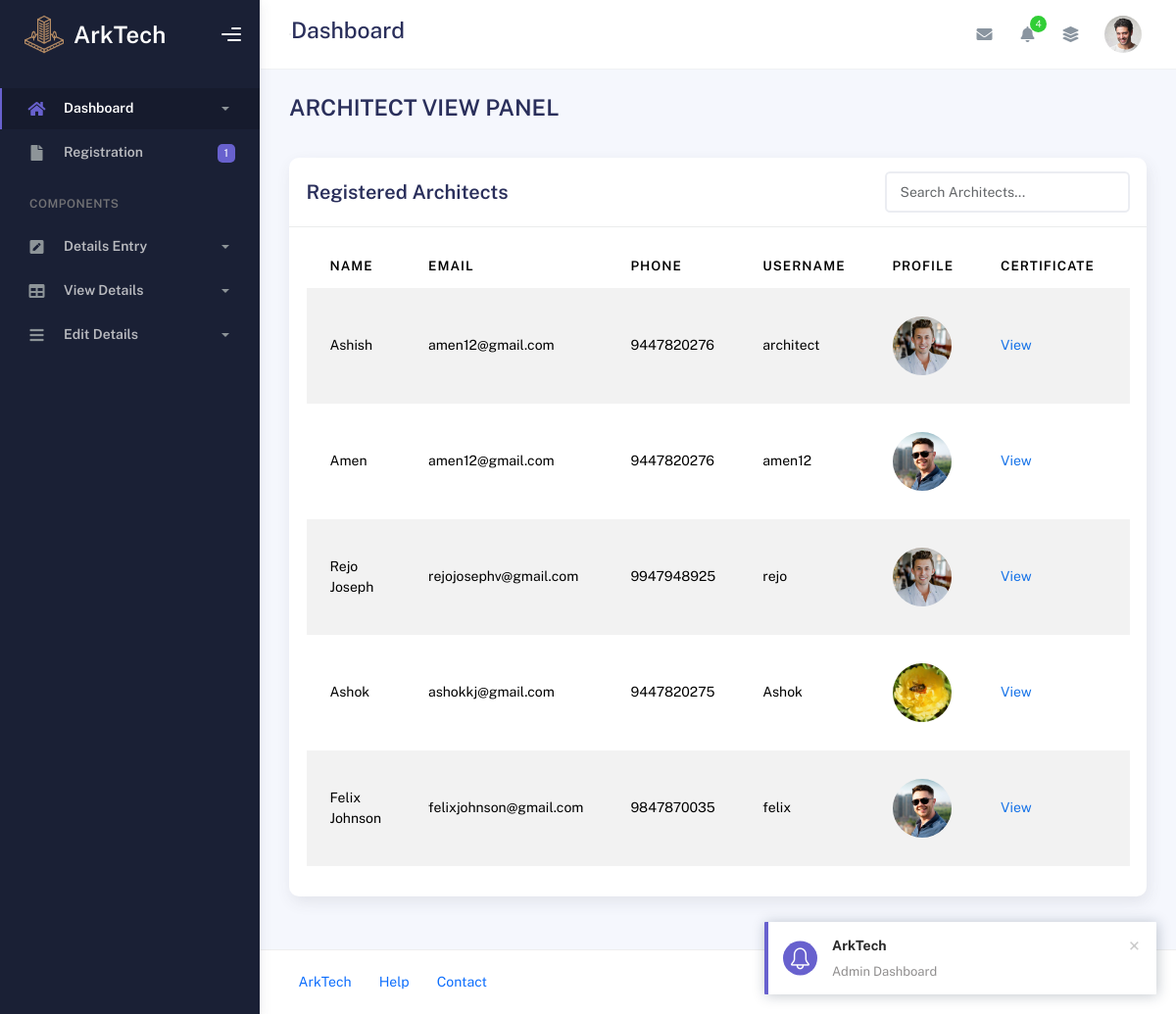
/Admin/architect_view.php, run on an earlier commit of the app's database.
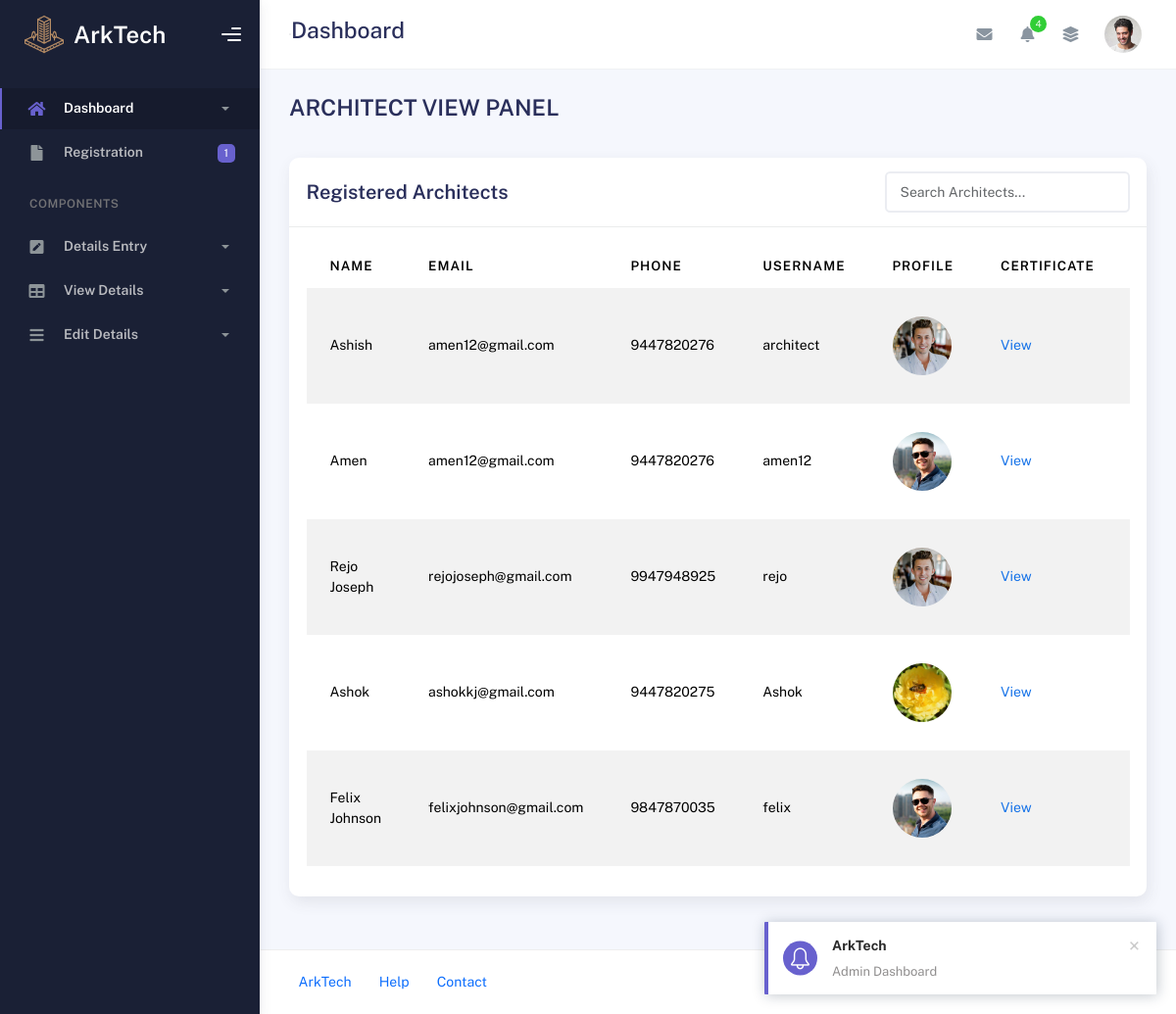
And on a later commit of the database.
### tables this page shows
CREATE TABLE IF NOT EXISTS `tbl_architects` (
  `architect_id` int NOT NULL AUTO_INCREMENT,
  `arch_name` varchar(50) NOT NULL,
  `about` mediumtext NOT NULL,
  `profiles` varchar(500) NOT NULL,
  `email` varchar(50) NOT NULL,
  `phone` bigint NOT NULL,
  `username` varchar(20) NOT NULL,
  `passwords` varchar(50) NOT NULL,
  `certificate_of_licensce` varchar(200) NOT NULL,
  `location_id` int NOT NULL,
  `arch_locations` varchar(500) NOT NULL,
  `status` varchar(20) NOT NULL,
  PRIMARY KEY (`architect_id`)
);

### dboperation.php (called while the page is built, shortened)
<?php
class dboperation
{
    public $con,$res;
    function __construct()
    {
        $this->con=mysqli_connect("localhost","root","","arktech");
    }
    public function executequery($sql)
    {
        $this->res=mysqli_query($this->con,$sql);
        return $this->res;
    }
}
?>

### Admin/architect_view.php (the view, shortened to what this page needs)
<?php
include("header.php");
include("../dboperation.php");
$obj = new dboperation();
$sql = "SELECT * FROM tbl_architects";
$res = $obj->executequery($sql);
?>
<div class="container">
  <div class="page-inner">
    <div class="page-header">
      <h3 class="fw-bold mb-3">ARCHITECT VIEW PANEL</h3>
    </div>
    <div class="row">
      <div class="col-md-12">
        <div class="card">
          <div class="card-header d-flex justify-content-between align-items-center">
            <h4 class="card-title m-0">Registered Architects</h4>
            <input type="text" id="architectSearch" class="form-control" style="width: 250px;" placeholder="Search Architects...">
          </div>
          <div class="card-body">
            <div class="table-responsive">
              <table id="architect-table" class="display table table-striped table-hover">
                <thead>
                  <tr>
                    <th>Name</th>
                    <th>Email</th>
                    <th>Phone</th>
                    <th>Username</th>
                    <th>Profile</th>
                    <th>Certificate</th>
                    <th>Status</th>
                  </tr>
                </thead>
                <tbody>
                  <?php while ($row = mysqli_fetch_array($res)) { ?>
                    <tr>
                      <td><?=($row["arch_name"]) ?></td>
                      <td><?=($row["email"]) ?></td>
                      <td><?=($row["phone"]) ?></td>
                      <td><?=($row["username"]) ?></td>
                      <td>
                        <?php if (!empty($row["profiles"])): ?>
                          <img src="../uploads/<?= $row["profiles"] ?>" alt="Profile Pic" width="60" height="60" style="object-fit:cover;border-radius:50%;">
                        <?php else: ?>
                          N/A
                        <?php endif; ?>
                      </td>
                      <td>
                        <?php if (!empty($row["certificate_of_licensce"])): ?>
                          <a href="#" onclick="openPopup('../uploads/<?= $row['certificate_of_licensce'] ?>'); return false;">View</a>
                        <?php else: ?>
                          N/A
                        <?php endif; ?>
                      </td>
                      <td>
                      </td>
                    </tr>
                  <?php } ?>
                </tbody>
              </table>
            </div>
          </div>
        </div>
      </div>
    </div>
  </div>
</div>
<?php include("footer.php"); ?>

### Admin/header.php (shortened to what this page needs)
<!DOCTYPE html>
<html lang="en">
  <head>
    <link rel="stylesheet" href="assets/css/bootstrap.min.css" />
    <link rel="stylesheet" href="assets/css/plugins.min.css" />
    <link rel="stylesheet" href="assets/css/kaiadmin.min.css" />
     <link href="https://cdn.jsdelivr.net/npm/bootstrap-icons@1.10.5/font/bootstrap-icons.css" rel="stylesheet">
  </head>
  <body>
    <div class="wrapper">
      <div class="sidebar" data-background-color="dark">
        <div class="sidebar-logo">
          <div class="logo-header" data-background-color="dark">
        <a href="index.php" class="logo d-flex align-items-center" style="text-decoration: none;">
        <img
            src="img/icon-1.png"
            alt="navbar brand"
            class="navbar-brand"
            height="40"
          />
        <span style="color: white; font-size: 24px; font-weight: 600; margin-left: 10px;">ArkTech</span>
        </a>
            <div class="nav-toggle">
              <button class="btn btn-toggle toggle-sidebar">
                <i class="gg-menu-right"></i>
              </button>
            </div>
          </div>
        </div>
        <div class="sidebar-wrapper scrollbar scrollbar-inner">
          <div class="sidebar-content">
            <ul class="nav nav-secondary">
              <li class="nav-item active">
                <a
                  data-bs-toggle="collapse"
                  href="#dashboard"
                  class="collapsed"
                  aria-expanded="false"
                >
                  <i class="fas fa-home"></i>
                  <p>Dashboard</p>
                  <span class="caret"></span>
                </a>
              </li>
              <li class="nav-item">
                <a href="architect_view.php">
                  <i class="fas fa-file"></i>
                  <p>Registration</p>
                  <span class="badge badge-secondary">1</span>
                </a>
              </li>
              <li class="nav-section">
                <h4 class="text-section">Components</h4>
              </li>
              <li class="nav-item">
                <a data-bs-toggle="collapse" href="#forms">
                  <i class="fas fa-pen-square"></i>
                  <p>Details Entry</p>
                  <span class="caret"></span>
                </a>
              </li>
            <li class="nav-item">
                <a data-bs-toggle="collapse" href="#tables">
                  <i class="fas fa-table"></i>
                  <p>View Details</p>
                  <span class="caret"></span>
                </a>
              </li>
              <li class="nav-item">
                <a data-bs-toggle="collapse" href="#submenu">
                  <i class="fas fa-bars"></i>
                  <p>Edit Details</p>
                  <span class="caret"></span>
                </a>
              </li>
            </ul>
          </div>
        </div>
      </div>
      <div class="main-panel">
        <div class="main-header">
          <nav
            class="navbar navbar-header navbar-header-transparent navbar-expand-lg border-bottom"
          >
            <div class="container-fluid">
              <nav
                class="navbar navbar-header-left navbar-expand-lg navbar-form nav-search p-0 d-none d-lg-flex"
              >
                <div class="input-group">
              </nav>
              <h3>Dashboard</h3>
              <ul class="navbar-nav topbar-nav ms-md-auto align-items-center">
                <li class="nav-item topbar-icon dropdown hidden-caret">
                  <a
                    class="nav-link dropdown-toggle"
                    href="#"
                    id="messageDropdown"
                    role="button"
                    data-bs-toggle="dropdown"
                    aria-haspopup="true"
                    aria-expanded="false"
                  >
                    <i class="fa fa-envelope"></i>
                  </a>
                </li>
                <li class="nav-item topbar-icon dropdown hidden-caret">
                  <a
                    class="nav-link dropdown-toggle"
                    href="#"
                    id="notifDropdown"
                    role="button"
                    data-bs-toggle="dropdown"
                    aria-haspopup="true"
                    aria-expanded="false"
                  >
                    <i class="fa fa-bell"></i>
                    <span class="notification">4</span>
                  </a>
                </li>
                <li class="nav-item topbar-icon dropdown hidden-caret">
                  <a
                    class="nav-link"
                    data-bs-toggle="dropdown"
                    href="#"
                    aria-expanded="false"
                  >
                    <i class="fas fa-layer-group"></i>
                  </a>
                </li>
                <li class="nav-item topbar-user dropdown hidden-caret">
                  <a
                    class="dropdown-toggle profile-pic"
                    data-bs-toggle="dropdown"
                    href="#"
                    aria-expanded="false"
                  >
                    <div class="avatar-sm">
                      <img
                        src="assets/img/profile.jpg"
                        alt="..."
                        class="avatar-img rounded-circle"
                      />
                    </div>
                  </a>
                </li>
              </ul>
            </div>
          </nav>
        </div>

### Admin/footer.php (shortened to what this page needs)
<footer class="footer">
          <div class="container-fluid d-flex justify-content-between">
            <nav class="pull-left">
              <ul class="nav">
                <li class="nav-item">
                  <a class="nav-link" href="../Guest/index.php">
                    ArkTech
                  </a>
                </li>
                <li class="nav-item">
                  <a class="nav-link" href="#"> Help </a>
                </li>
                <li class="nav-item">
                  <a class="nav-link" href="../Guest/contact.php"> Contact </a>
                </li>
              </ul>
            </nav>
          </div>
        </footer>
      </div>
    </div>
  </body>
</html>

What changed in the data, as far as the page shows it:
changed tbl_architects "Rejo Joseph": email "rejojosephv@gmail.com" → "rejojoseph@gmail.com"
